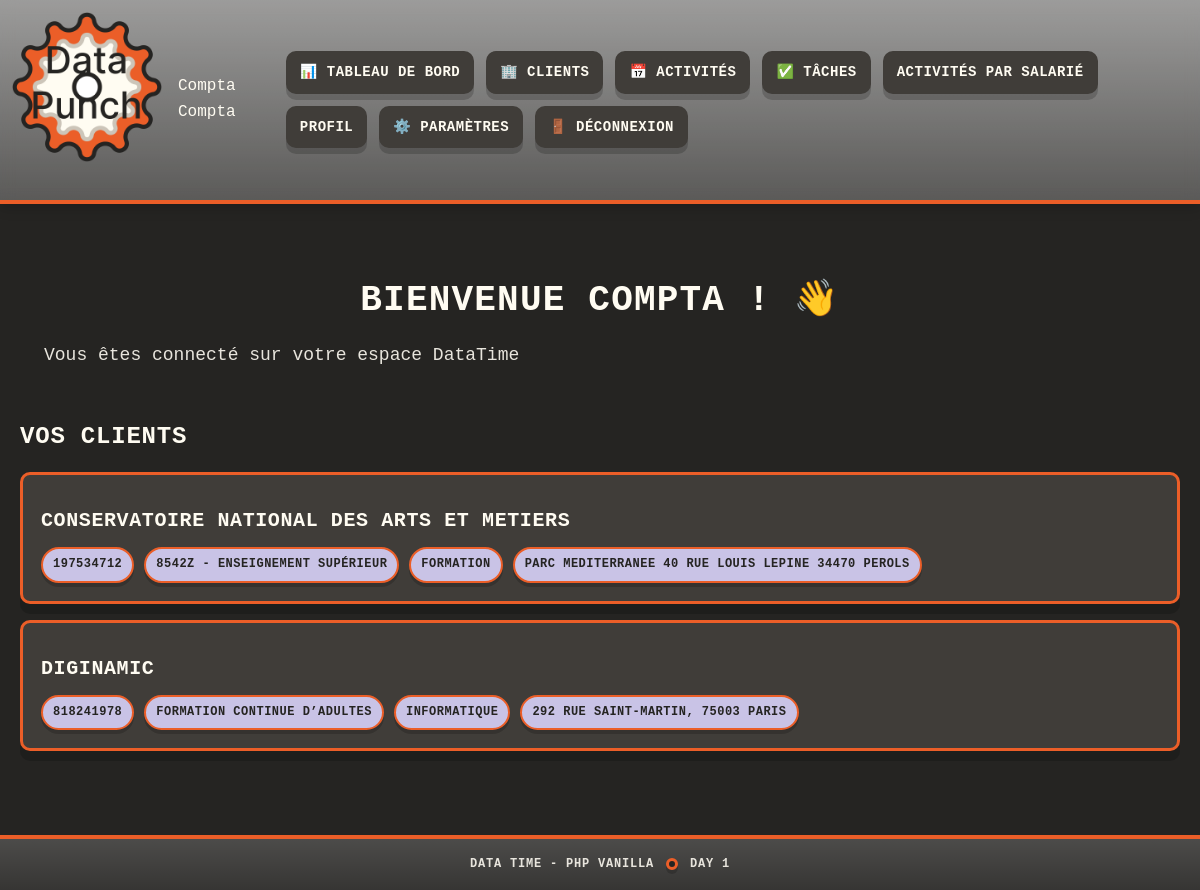
The page /home (signed in) on the database its author committed.
### tables this page shows
CREATE TABLE ENTREPRISE
(
    id_entreprise SMALLINT AUTO_INCREMENT,
    nom           VARCHAR(100),
    numero_SIREN  INT,
    type          VARCHAR(100),
    information   VARCHAR(50),
    is_facturable BOOLEAN,
    adresse       VARCHAR(250),
    PRIMARY KEY (id_entreprise)
);

### src/Core/Response.php (called while the page is built, shortened)
<?php
final class Response {
    public function render (string $view, array $data = [], int $status = 200) : void {
        extract($data);
        require __DIR__ . '/../../views/partials/header.php';
        require __DIR__ . '/../../views/pages/' . $view . '.php';
        require __DIR__ . '/../../views/partials/footer.php';
    }
}

### src/Controller/AppController.php (called while the page is built, shortened)
<?php
final readonly class AppController {
    public function home() : void {
        $clients = $this->homeRepository->findAllClients();
        $this->response->render('home', [
            'featuredClient' => $clients,
            'total' => $this->homeRepository->countAll()
        ]);
    }
}

### public/index.php (called while the page is built, shortened)
<?php
$request = new Request();
$response = new Response();
$router = new Router();
$router->dispatch($request, $response);

### src/Repository/HomeRepository.php (called while the page is built, shortened)
<?php
readonly final class HomeRepository {
    public function findAllClients() : array {
        $sql = $this->pdo->query("SELECT * FROM ENTREPRISE");
        return $sql->fetchAll(PDO::FETCH_ASSOC);
    }
}

### views/pages/home.php (the view)
<?php
$clients = $featuredClient ?? [];
$user = $_SESSION['user'] ?? null;
?>
<section class="welcome-section">
    <h1>Bienvenue <?= htmlspecialchars($user['prenom'] ?? '') ?> ! 👋</h1>
    <p>Vous êtes connecté sur votre espace DataTime</p>
</section>
    <section class="clients-list">
        <h2>Vos clients</h2>
        <?php if (empty($clients)): ?>
            <p>Aucun client pour le moment.</p>
        <?php else: ?>
            <?php foreach ($clients as $client): ?>
                    <article class="card">
                        <h3 class="card__title"><?= htmlspecialchars($client['nom']) ?></h3>
                        <div class="meta">
                            <span class="badge"><?= htmlspecialchars((string)$client['numero_SIREN']) ?></span>
                            <span class="badge"><?= htmlspecialchars($client['type']) ?></span>
                            <span class="badge"><?= htmlspecialchars($client['information']) ?></span>
                            <span class="badge"><?= htmlspecialchars($client['adresse']) ?></span>
                        </div>
                    </article>
            <?php endforeach; ?>
        <?php endif; ?>
    </section>

### public/assets/styles.css (style rules this page uses)
:root { --bg: #252422; --ink: #FFFCF2; --ink-soft: #E8E5DD; --ink-dark: #252422; --shell: #c9c3e6; --shell-dark: #252422; --accent: #ff4d6d; --accent2: #3a86ff; --accent-success: #4caf50; --card: #403D39; --border: #EB5E28; --shadow: rgba(0, 0, 0, .18); --shadow-strong: rgba(0, 0, 0, .35); --overlay: rgba(0, 0, 0, 0.65); }
* { box-sizing: border-box; margin: 0; padding: 0; }
body { margin: 0; font-family: ui-monospace, SFMono-Regular, Menlo, Monaco, Consolas, "Liberation Mono", "Courier New", monospace; color: var(--ink); background-color: var(--bg); line-height: 1.6; min-height: 100vh; display: flex; flex-direction: column; }
h1 { margin: 20px 0 12px; font-size: 32px; letter-spacing: 1.2px; text-transform: uppercase; font-weight: 800; color: var(--ink); text-align: center; }
h2 { font-size: 24px; margin: 16px 0 10px; letter-spacing: 0.8px; text-transform: uppercase; color: var(--ink); }
h3 { font-size: 20px; margin: 12px 0 8px; letter-spacing: 0.6px; color: var(--ink); }
p { margin: 8px 0; color: var(--ink-soft); }
.card { background: var(--card); border: 3px solid var(--border); border-radius: 10px; padding: 18px; margin: 16px 0; box-shadow: 0 10px 0 var(--shadow); transition: transform 0.2s ease, box-shadow 0.2s ease; }
.card__title { font-size: 20px; letter-spacing: 0.6px; font-weight: 700; color: var(--ink); }
.meta { font-size: 13px; color: var(--ink-soft); display: flex; gap: 10px; flex-wrap: wrap; margin-top: 10px; align-items: center; }
.badge { display: inline-flex; padding: 6px 10px; border: 2px solid var(--border); border-radius: 999px; background: var(--shell); box-shadow: 0 4px 0 var(--shadow); font-size: 12px; text-transform: uppercase; letter-spacing: 0.5px; font-weight: 600; color: var(--ink-dark); }
.welcome-section { margin: 24px 0; padding: 24px; }
.welcome-section h1 { margin-top: 0; font-size: 36px; }
.welcome-section p { font-size: 18px; color: var(--ink-soft); margin: 12px 0 0; }
.clients-list { margin: 24px 0; }
.clients-list h2 { margin-bottom: 16px; }

### rows shown on the page
entreprise: nom "CONSERVATOIRE NATIONAL DES ARTS ET METIERS", numero_SIREN "197534712", type "8542Z - ENSEIGNEMENT SUPÉRIEUR", information "FORMATION", adresse "PARC MEDITERRANEE 40 RUE LOUIS LEPINE 34470 PEROLS"
entreprise: nom "DIGINAMIC", numero_SIREN "818241978", type "FORMATION CONTINUE D’ADULTES", information "INFORMATIQUE", adresse "292 RUE SAINT-MARTIN, 75003 PARIS"

### other values the page prints
$user['prenom'] "Compta"
$user['nom'] "Compta"
$user['prenom'] "COMPTA"
